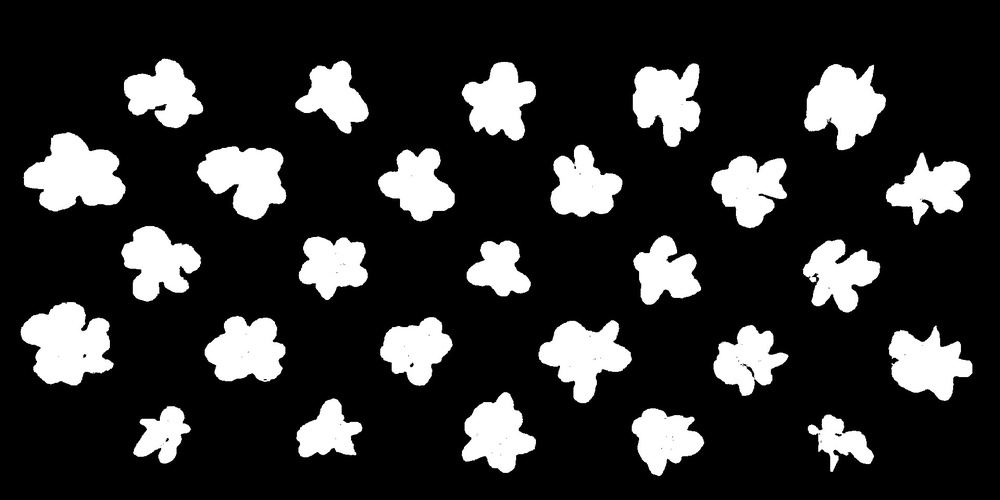
#> input picture random-forest/images/validation_imgs/original_mask/73_mask.jpg, 1000 x 500 px, shrunk from 1920 x 960 before the run
$ jupyter execute --allow-errors RF_implementation.ipynb   (older library calls are emulated)
#> lines starting #> are read from the running program, lines starting #| are printed output that depends on the picture; after the words box and inside, x2 and y2 are one past the last pixel; in counts of white or black regions, pixels touching at a corner belong together
### random-forest/tools/rf_tools.py
import numpy as np
import cv2
import pandas as pd
import glob
from scipy import ndimage as nd
from skimage.filters import roberts, sobel, scharr, prewitt, meijering, sato, hessian
from matplotlib import pyplot as plt

def extract_features(img_path):
  df = pd.DataFrame()
  # print(file)
  img = cv2.imread(img_path)

  B_0 = img[:,:,0].reshape(-1)
  df["B channel(RGB)"] = B_0

  G_1 = img[:,:,1].reshape(-1)
  df["G channel(RGB)"] = G_1

  R_2 = img[:,:,2].reshape(-1)
  df["R channel(RGB)"] = R_2


  HSV_img = cv2.cvtColor(img, cv2.COLOR_BGR2HSV)
  H = HSV_img[:,:,0].reshape(-1)
  df["H channel(HSV)"] = H
  S = HSV_img[:,:,1].reshape(-1)
  df["S channel(HSV)"] = S
  V = HSV_img[:,:,1].reshape(-1)
  df["V channel(HSV)"] = V


  LAB_img = cv2.cvtColor(img, cv2.COLOR_BGR2LAB)
  L = LAB_img[:,:,1].reshape(-1)
  df["L channel(LAB)"] = L
  A = LAB_img[:,:,1].reshape(-1)
  df["A channel(LAB)"] = A
  Bb = LAB_img[:,:,2].reshape(-1)
  df["B channel(LAB)"] = Bb


  #flat_img = img.reshape(-1)
  #df["Gray"] = flat_img

  img = cv2.cvtColor(img, cv2.COLOR_BGR2GRAY)

  # Use gray scale image to add texture features
  #CANNY EDGE
  edges = cv2.Canny(img, 100,200)   #Image, min and max values
  edges1 = edges.reshape(-1)
  df["Canny"] = edges1

  #ROBERTS EDGE
  edge_roberts = roberts(img)
  edge_roberts1 = edge_roberts.reshape(-1)
  df['Roberts'] = edge_roberts1

  #SOBEL
  edge_sobel = sobel(img)
  edge_sobel1 = edge_sobel.reshape(-1)
  df['Sobel'] = edge_sobel1

  #SCHARR
  edge_scharr = scharr(img)
  edge_scharr1 = edge_scharr.reshape(-1)
  df['Scharr'] = edge_scharr1

  #PREWITT
  edge_prewitt = prewitt(img)
  edge_prewitt1 = edge_prewitt.reshape(-1)
  df['Prewitt'] = edge_prewitt1

  flat_img = img.reshape(-1)
  df["Grayscale"] = flat_img

  return df

### random-forest/implementation/RF_implementation.ipynb
[cell 1]
import numpy as np
import cv2
import pandas as pd
from sklearn.ensemble import RandomForestClassifier
from sklearn.model_selection import train_test_split
from sklearn import metrics
import pickle
import glob
from scipy import ndimage as nd
from skimage.filters import roberts, sobel, scharr, prewitt, meijering, sato, hessian
from matplotlib import pyplot as plt

[cell 2]
import sys
sys.path.append('../tools')
from rf_tools import extract_features

Import folders for original images and correspondent masks.
Make sure that mask correspond to the image when running the for loop.

# Test model using a validation image. Compare prediction with the annotated mask.

- The following functions will extract color channel information for each single pixel in the validation image.
- Compare the original mask (annotated mask) with the segmented mask.

[cell 3]
path_rgb = '../images/validation_imgs/original_rgb/73_rgb.jpg'
path_mask = '../images/validation_imgs/original_mask/73_mask.jpg'
shape_mask = cv2.imread(path_mask,0).shape
#> shape_mask = (500, 1000)
shape_mask
#> Out = (500, 1000)

## NOTICE: Feature extraction step must match the color and texture features used to train the model.
Model: All color texture

# Color Image Preview

[cell 4]
#from google.colab.patches import
# Notice that cv2 reads it as BGR
img_bgr = cv2.imread(path_rgb, cv2.IMREAD_COLOR)
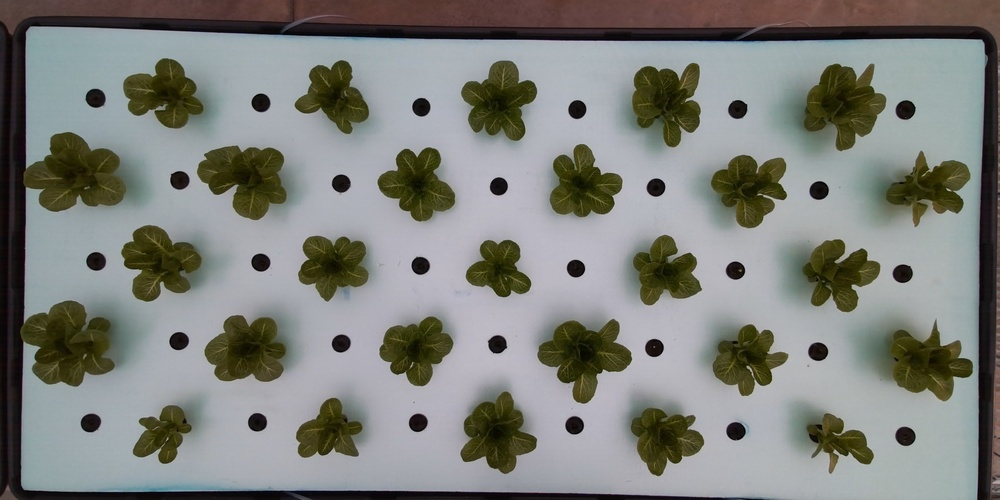
#> input picture random-forest/images/validation_imgs/original_rgb/73_rgb.jpg, 1000 x 500 px, shrunk from 1920 x 960 before the run
#> img_bgr is the input picture: shape (500, 1000, 3); mean B, G, R 124, 128.5, 126.8
img_rgb = cv2.cvtColor(img_bgr, cv2.COLOR_BGR2RGB)

#window_name = "Image"
plt.imshow(img_rgb)  # Pay special attention to "_" (underscore)
#plt.imshow(mask_norm)

## Apply function to extract color information from a validation image.

[cell 5]
color_features = extract_features(path_rgb)
#> in extract_features, `HSV_img = cv2.cvtColor(img, cv2.COLOR_BGR2HSV)`: HSV_img: shape (500, 1000, 3); mean H, S, V 83.8, 56.1, 134.1
#> in extract_features, `LAB_img = cv2.cvtColor(img, cv2.COLOR_BGR2LAB)`: LAB_img: shape (500, 1000, 3); mean of channels 0, 1, 2 134, 127, 130.8
#> in extract_features, `img = cv2.cvtColor(img, cv2.COLOR_BGR2GRAY)`:
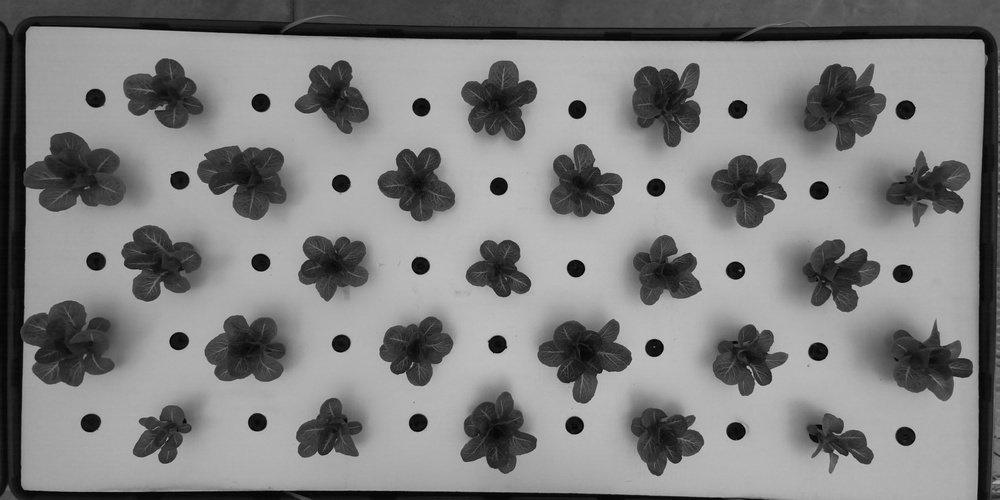
#> img: shape (500, 1000); min 0, max 197, mean 127.5
#> in extract_features, `edges = cv2.Canny(img, 100,200)`:
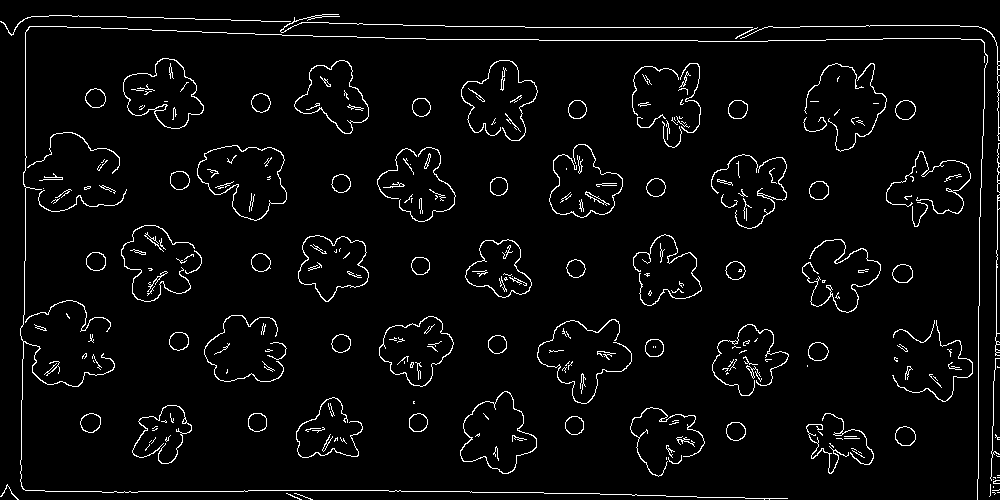
#> edges: shape (500, 1000); 3.8% white in thin lines or dots
#> in extract_features, `edge_roberts = roberts(img)`:
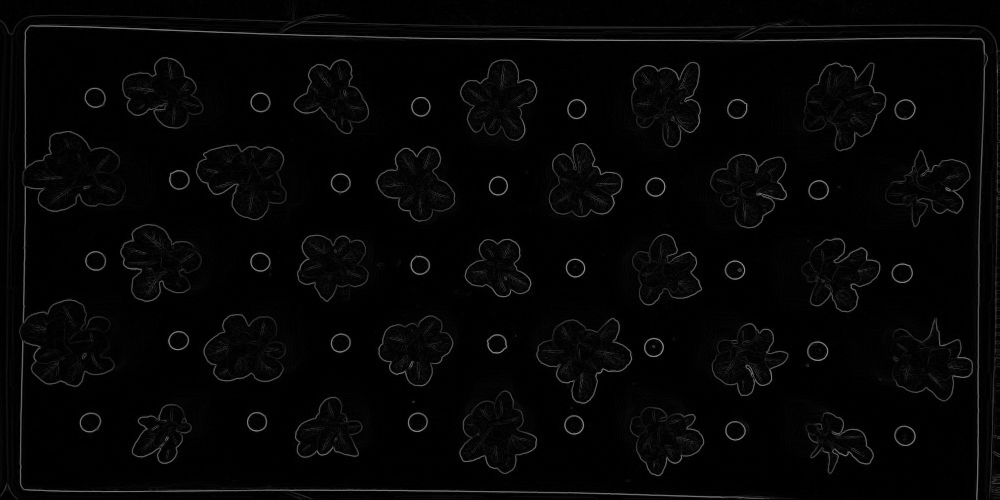
#> edge_roberts: shape (500, 1000) float64; min 0, max 0.556, mean 0.0218
color_features.head()

Model predict function will yield a prediction per pixel based on pixel intensity. We need to keep a binary mask for it to be comparable with other models predictions.
- Step 1: Rescale image from 0-255 to 0-1.
- Step 2: Threshold pixel values to keep only values over 0.5 as plant pixels. Otherwise, it is part of the background.
- Step 3: After the boolean operator ">" transform false and true values to integers 0 and 1.

[cell 6]
filename = '../model_weights/02-05_RF-color-texture_black_V1.0'
#> (the rest of this cell did not finish here and is left out)

## Mask prediction using model weights

Run a prediction and reshape that prediction the same resolution as the mask

#> (a cell that did not finish here is left out)

#> (a cell that did not finish here is left out)

## Original MASK
Transform pixel intensities into a binary image with values of either 0 or 1 to be able to compare between mask and prediction

[cell 9]
original_mask = cv2.imread(path_mask,0) # read as grayscale
#> original_mask is the input picture: shape (500, 1000); min 0, max 255, mean 46.6
original_mask = cv2.normalize(original_mask, None, 0, 1, cv2.NORM_MINMAX, dtype=cv2.CV_8U)
#> original_mask: shape (500, 1000); values 0 (black) and 1 (white), 18.3% white; 27 white regions, largest, box (x1, y1, x2, y2) and area: (21, 302, 114, 385) 5176, (23, 132, 126, 211) 5165, (804, 64, 886, 150) 4341
print(np.unique(original_mask))
#| [0 1]
plt.imshow(original_mask)
